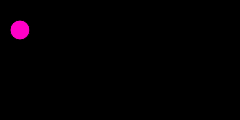
Frame 1 (no input)
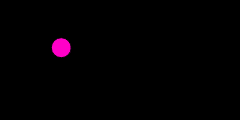
Frame 60 (no input)
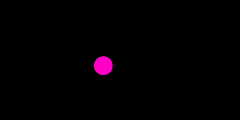
Frame 120 (the mouse pressed at the canvas centre since frame 60)

The p5.js sketch that drew these frames (run headless with seeded random() and noise() and a simulated clock; from frame 60 on, the mouse is pressed at the canvas centre):

// p5.js sketch
// ── sketch.js
var startX = 20; // Initial x coordinate
var stopX = 160; // Final x coordinate
var startY = 30; // Initial y coordinate
var stopY = 80; // Final y coordinate
var x = startX; // Current x coordinate
var y = startY; // Current y coordinate
var step = 0.005; // createCanvas of each step (0.0 to 1.0)
var pct = 0.0; // Percentage traveled (0.0 to 1.0)
var startHere;
var endHere;




function setup() {
createCanvas(240, 120);
startHere = createVector(20,30);
endHere = createVector(160,80);
}
function draw() {
background(0);



if (pct < 1.0) { 
x = startX + ((stopX-startX) * pct);
y = startY + ((stopY-startX) * pct);
pct += step; //add .005 each frame
}

if (y > stopY && x > stopX-1){
  x = startX;
  y = startY;
  pct = 0.0;
}
fill(255);
ellipse(startHere, 10, 10);
fill(255,0,200);
ellipse(x, y, 20, 20);
}
